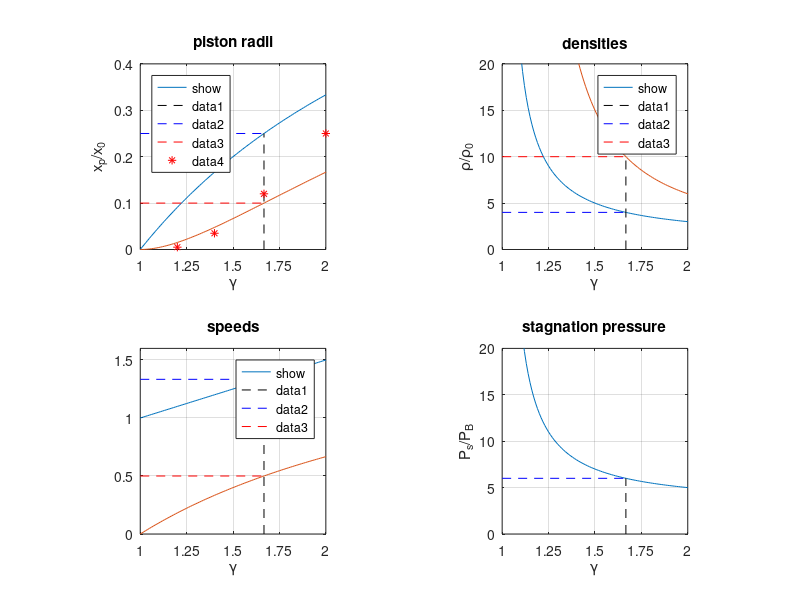

Recreate this plot in MATLAB.
%%%%%%%%%%%%%%%%%%%%%%%%%%%%%%%%%%%%%%%%%%%%%%%%%%%%%%%%%%%%%%%%%%%%%%%%%%%
%%%
%%%   1D dpf slug solution in cartesian
%%%
%%%%%%%%%%%%%%%%%%%%%%%%%%%%%%%%%%%%%%%%%%%%%%%%%%%%%%%%%%%%%%%%%%%%%%%%%%%
clear all;


g=1.0:0.01:2.1;
xp0 = (g-1)./(g+1); % piston radius when shock reaches axis;
xs0 = (1-g).^2./g./(g+1); % piston/shock radius at stagnation
%
rhoshock = 1./xp0;     % ratio of shocked density to ambient
rhostag = 1./xs0;      % ratio of stag density to ambient
%
Ps0 = (3*g-1)./(g-1);     % ratio of stag pressure to mag pressure
%Ts0 = Ps0./(rhostag.^g);  % stag
%
usp = (g+1)/2.0;          % ratio of incident shock speed to piston speed
urs = 2*xp0;              % ratio of refl shock speed to inc shock speed


%%%   plot piston and shock radius
%
close(figure(11));
f11=figure(11);
set(f11,'position',[1000 845 560 500]);
%
subplot(2,2,1);
plot(g,xp0,'displayName','t_a');
hold on; plot(g,xs0,'displayName','t_s');
xlabel('\gamma'); ylabel('x_p/x_0');
grid on; axis([1 2 0 0.4]);
lg1=legend('show','location','northwest');
hold on; line([5/3 5/3],[0.0 0.25],'color','black','linestyle','--');
hold on; line([1 5/3],[0.25 0.25],'color','b','linestyle','--');
hold on; line([1 5/3],[0.1 0.1],'color','r','linestyle','--');
title('piston radii'); axis('square');
set(gca,'xtick',0:0.25:2);


%%%   plot ratio of refleted shock speed to incident shock speed
%%%   and incident shock speed wrt piston speed
%
subplot(2,2,3);
plot(g,usp,'displayName','U_i_s/U_p');
hold on; plot(g,urs,'displayName','U_r_s/U_i_s');
xlabel('\gamma'); %ylabel('U/U');
grid on; axis([1 2 0 1.6]);
lg2=legend('show','location','best');
hold on; line([5/3 5/3],[0.0 4/3],'color','black','linestyle','--');
hold on; line([1 5/3],[4/3 4/3],'color','b','linestyle','--');
hold on; line([1 5/3],[0.5 0.5],'color','r','linestyle','--');
title('speeds'); axis('square');
set(gca,'xtick',0:0.25:2);

    
%%%   plot ratio of stagnation pressure to piston pressure
%
subplot(2,2,4);
plot(g,Ps0);
xlabel('\gamma'); ylabel('P_s/P_B');
grid on; axis([1 2 0 20]);
hold on; line([5/3 5/3],[0.0 6],'color','black','linestyle','--');
hold on; line([1 5/3],[6 6],'color','b','linestyle','--');
title('stagnation pressure'); axis('square');
set(gca,'xtick',0:0.25:2);


%%%   plot densities
%
subplot(2,2,2);
plot(g,1./xp0,'displayName','post-shock');
hold on; plot(g,1./xs0,'displayName','stagnation');
xlabel('\gamma'); ylabel('\rho/\rho_0');
grid on; axis([1 2 0 20]);
lg4=legend('show','location','best');
hold on; line([5/3 5/3],[0.0 10],'color','black','linestyle','--');
hold on; line([1 5/3],[4 4],'color','b','linestyle','--');
hold on; line([1 5/3],[10 10],'color','r','linestyle','--');
title('densities'); axis('square');
set(gca,'xtick',0:0.25:2);



%%%   data from cylindrical simulations
%
g_cyl  = [1.2   1.4   5/3  2.0];
ra_cyl = [      0.005 0.28 0.40];
rs_cyl = [0.005 0.035 0.12 0.25];
%Ps_cyl = [          3.00];
figure(11); subplot(2,2,1);
hold on; plot(g_cyl,rs_cyl,'r*');


%%%%%%%%%%%%%%%%%%%%%%%%%%%%%%%%%%%%%%%%%%%%%%%%%%%%%%%%%%%%%%%%%%%%%%%%%%%



%%%   initial equation obtained by round about method. 
%%%   Two roots of cubic equation are always one.
%%%   general solutions are above

% g = 5/3;   % adiabatic coefficient
% 
% xp0 = (g-1)/(g+1); % piston radius when shock reaches axis;
% 
% c0 = g/2*(g-1);
% c1 = (g^2-1)/4;
% c3 = g-1;
% 
% a3 = 1/xp0^2*(c0-c1*(c3+1));
% a2 = 1/xp0^2*c1*c3 - 2/xp0*(c0-c1*(c3+1));
% a1 = c0 - c1*(c3+1)-2/xp0*c1*c3-1;
% a0 = c1*c3;
% 
% xs = roots([a3 a2 a1 a0]);  % rs/r0 at stagnation
% Ps = (g-1)*(1./xs-1);       % Ps/P0 at stagnation
% 
% display(xs');
